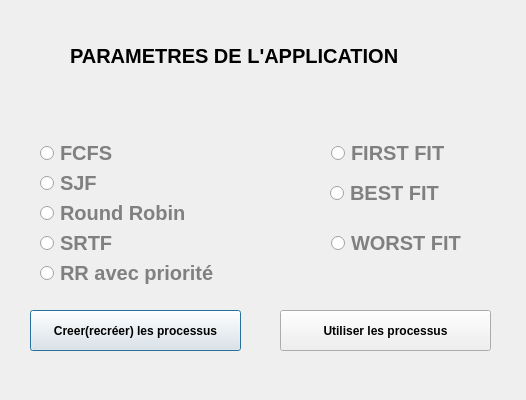
<?xml version="1.0" encoding="UTF-8"?>
<ui version="4.0">
 <class>parametre</class>
 <widget class="QDialog" name="parametre">
  <property name="geometry">
   <rect>
    <x>0</x>
    <y>0</y>
    <width>526</width>
    <height>400</height>
   </rect>
  </property>
  <property name="minimumSize">
   <size>
    <width>526</width>
    <height>400</height>
   </size>
  </property>
  <property name="maximumSize">
   <size>
    <width>526</width>
    <height>400</height>
   </size>
  </property>
  <property name="windowTitle">
   <string>Dialog</string>
  </property>
  <widget class="QLabel" name="label">
   <property name="geometry">
    <rect>
     <x>70</x>
     <y>40</y>
     <width>391</width>
     <height>31</height>
    </rect>
   </property>
   <property name="font">
    <font>
     <pointsize>15</pointsize>
     <bold>true</bold>
    </font>
   </property>
   <property name="text">
    <string>PARAMETRES DE L'APPLICATION</string>
   </property>
  </widget>
  <widget class="QPushButton" name="creerProcess">
   <property name="geometry">
    <rect>
     <x>30</x>
     <y>310</y>
     <width>211</width>
     <height>41</height>
    </rect>
   </property>
   <property name="font">
    <font>
     <bold>true</bold>
    </font>
   </property>
   <property name="text">
    <string>Creer(recréer) les processus</string>
   </property>
  </widget>
  <widget class="QPushButton" name="useProcess">
   <property name="geometry">
    <rect>
     <x>280</x>
     <y>310</y>
     <width>211</width>
     <height>41</height>
    </rect>
   </property>
   <property name="font">
    <font>
     <bold>true</bold>
    </font>
   </property>
   <property name="text">
    <string>Utiliser les processus</string>
   </property>
  </widget>
  <widget class="QWidget" name="widget" native="true">
   <property name="geometry">
    <rect>
     <x>10</x>
     <y>80</y>
     <width>271</width>
     <height>221</height>
    </rect>
   </property>
   <widget class="QRadioButton" name="radioButton_5">
    <property name="geometry">
     <rect>
      <x>30</x>
      <y>180</y>
      <width>211</width>
      <height>26</height>
     </rect>
    </property>
    <property name="font">
     <font>
      <pointsize>15</pointsize>
      <bold>true</bold>
     </font>
    </property>
    <property name="styleSheet">
     <string notr="true">color:gray;</string>
    </property>
    <property name="text">
     <string>RR avec priorité</string>
    </property>
   </widget>
   <widget class="QRadioButton" name="radioButton_2">
    <property name="geometry">
     <rect>
      <x>30</x>
      <y>90</y>
      <width>112</width>
      <height>26</height>
     </rect>
    </property>
    <property name="font">
     <font>
      <pointsize>15</pointsize>
      <bold>true</bold>
     </font>
    </property>
    <property name="styleSheet">
     <string notr="true">color:gray;</string>
    </property>
    <property name="text">
     <string>SJF</string>
    </property>
   </widget>
   <widget class="QRadioButton" name="radioButton">
    <property name="geometry">
     <rect>
      <x>30</x>
      <y>60</y>
      <width>112</width>
      <height>26</height>
     </rect>
    </property>
    <property name="font">
     <font>
      <pointsize>15</pointsize>
      <bold>true</bold>
     </font>
    </property>
    <property name="styleSheet">
     <string notr="true">color:gray;</string>
    </property>
    <property name="text">
     <string>FCFS</string>
    </property>
   </widget>
   <widget class="QRadioButton" name="radioButton_3">
    <property name="geometry">
     <rect>
      <x>30</x>
      <y>120</y>
      <width>181</width>
      <height>26</height>
     </rect>
    </property>
    <property name="font">
     <font>
      <pointsize>15</pointsize>
      <bold>true</bold>
     </font>
    </property>
    <property name="styleSheet">
     <string notr="true">color:gray;</string>
    </property>
    <property name="text">
     <string>Round Robin</string>
    </property>
   </widget>
   <widget class="QRadioButton" name="radioButton_4">
    <property name="geometry">
     <rect>
      <x>30</x>
      <y>150</y>
      <width>112</width>
      <height>26</height>
     </rect>
    </property>
    <property name="font">
     <font>
      <pointsize>15</pointsize>
      <bold>true</bold>
     </font>
    </property>
    <property name="styleSheet">
     <string notr="true">color:gray;</string>
    </property>
    <property name="text">
     <string>SRTF</string>
    </property>
   </widget>
  </widget>
  <widget class="QWidget" name="widget_2" native="true">
   <property name="geometry">
    <rect>
     <x>290</x>
     <y>80</y>
     <width>221</width>
     <height>221</height>
    </rect>
   </property>
   <widget class="QRadioButton" name="radioButton_8">
    <property name="geometry">
     <rect>
      <x>41</x>
      <y>150</y>
      <width>161</width>
      <height>26</height>
     </rect>
    </property>
    <property name="font">
     <font>
      <pointsize>15</pointsize>
      <bold>true</bold>
     </font>
    </property>
    <property name="styleSheet">
     <string notr="true">color:gray;</string>
    </property>
    <property name="text">
     <string>WORST FIT</string>
    </property>
   </widget>
   <widget class="QRadioButton" name="radioButton_7">
    <property name="geometry">
     <rect>
      <x>40</x>
      <y>100</y>
      <width>151</width>
      <height>26</height>
     </rect>
    </property>
    <property name="font">
     <font>
      <pointsize>15</pointsize>
      <bold>true</bold>
     </font>
    </property>
    <property name="styleSheet">
     <string notr="true">color:gray;</string>
    </property>
    <property name="text">
     <string>BEST FIT</string>
    </property>
   </widget>
   <widget class="QRadioButton" name="radioButton_6">
    <property name="geometry">
     <rect>
      <x>41</x>
      <y>60</y>
      <width>161</width>
      <height>26</height>
     </rect>
    </property>
    <property name="font">
     <font>
      <pointsize>15</pointsize>
      <bold>true</bold>
     </font>
    </property>
    <property name="styleSheet">
     <string notr="true">color:gray;</string>
    </property>
    <property name="text">
     <string>FIRST FIT</string>
    </property>
   </widget>
  </widget>
 </widget>
 <resources/>
 <connections/>
</ui>
